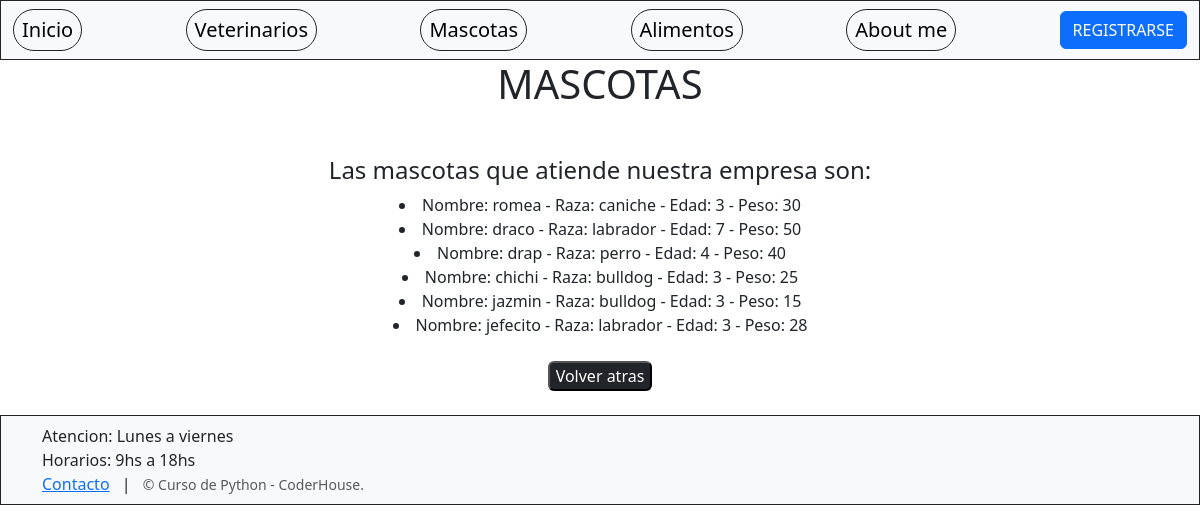
The page /AppCoder/leerMascotas on the database as committed earlier.
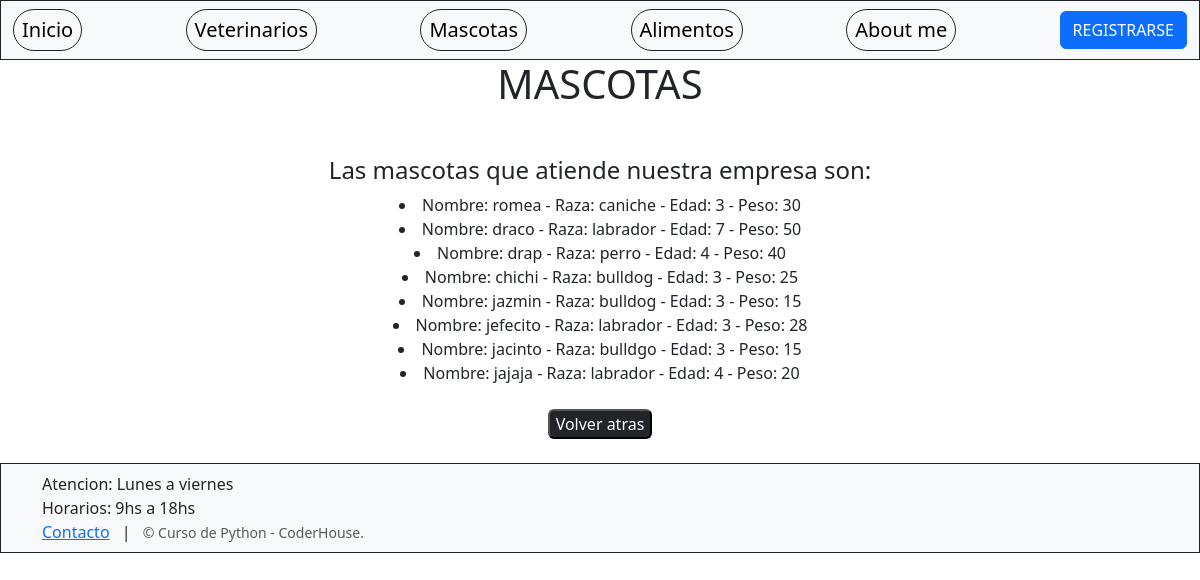
The same page on the database as committed later.
### AppCoder/models.py (models this page shows)
class Mascotas(models.Model):
    nombre= models.CharField(max_length=30)
    raza= models.CharField(max_length=30)
    edad= models.IntegerField()
    peso= models.IntegerField()
    def __str__(self):
        return f"Nombre: {self.nombre} - Raza: {self.raza} - Edad: {self.edad} - Peso: {self.peso}"  #como va a aparecer en admin

### AppCoder/views.py (the view)
# urls.py: path('leerMascotas', views.leerMascotas, name="LeerMascotas"),
def leerMascotas(request):
    mascota = Mascotas.objects.all()
    contexto= {"mascotas": mascota}
    return render(request, "AppCoder/leerMascotas.html", contexto)

### AppCoder/templates/AppCoder/leerMascotas.html
{% extends 'AppCoder/padre.html' %}
{% load static %}
{% block contenidoQueCambia %}
    <div class="text-center">
        <h1 class="mb-5">MASCOTAS</h1>
        <h4> Las mascotas que atiende nuestra empresa son: </h4>
        {% for x in mascotas %}
        <div>
            <li>{{x}}</li>
        </div>
        {% endfor %}
    </div>
    <div class="text-center py-4">
        <button class="rounded bg-dark"><a href="{% url 'Mascotas' %}" class=" text-white text-decoration-none" >Volver atras</a></button>
    </div>
{% endblock %}

Rows that differ between the two databases and show on the page:
added Mascotas: nombre+raza+edad "Nombre: jacinto - Raza: bulldgo - Edad: 3 - Peso: 15"
added Mascotas: nombre+raza+edad "Nombre: jajaja - Raza: labrador - Edad: 4 - Peso: 20"
